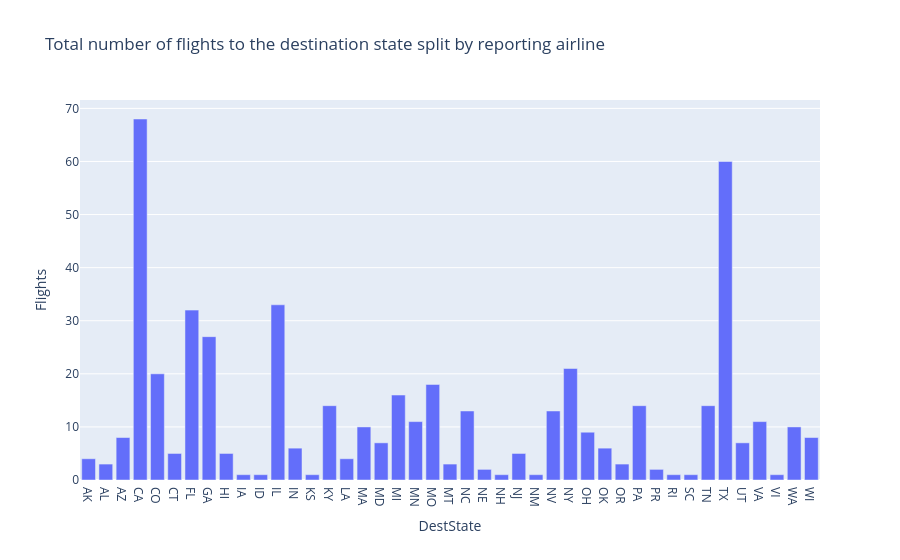

Notebook source saved alongside this figure:
### Code cell
## Write your code here
fig=go.Figure()
fig = px.bar(bar_data, x="DestState", y="Flights", title='Total number of flights to the destination state split by reporting airline') 
fig.show()

### Figure 1 — Plotly figure (JSON) as saved in the notebook; plotly's stock layout.template omitted (floating-point values rounded to 4 significant figures)
{"data": [{"alignmentgroup": "True", "hovertemplate": "DestState=%{x}<br>Flights=%{y}<extra></extra>", "legendgroup": "", "marker": {"color": "#636efa", "pattern": {"shape": ""}}, "name": "", "offsetgroup": "", "orientation": "v", "showlegend": false, "textposition": "auto", "type": "bar", "x": ["AK", "AL", "AZ", "CA", "CO", "CT", "FL", "GA", "HI", "IA", "ID", "IL", "IN", "KS", "KY", "LA", "MA", "MD", "MI", "MN", "MO", "MT", "NC", "NE", "NH", "NJ", "NM", "NV", "NY", "OH", "OK", "OR", "PA", "PR", "RI", "SC", "TN", "TX", "UT", "VA", "VI", "WA", "WI"], "xaxis": "x", "y": [4, 3, 8, 68, 20, 5, 32, 27, 5, 1, 1, 33, 6, 1, 14, 4, 10, 7, 16, 11, 18, 3, 13, 2, 1, 5, 1, 13, 21, 9, 6, 3, 14, 2, 1, 1, 14, 60, 7, 11, 1, 10, 8], "yaxis": "y"}], "layout": {"barmode": "relative", "legend": {"tracegroupgap": 0}, "title": {"text": "Total number of flights to the destination state split by reporting airline"}, "xaxis": {"anchor": "y", "domain": [0, 1], "title": {"text": "DestState"}}, "yaxis": {"anchor": "x", "domain": [0, 1], "title": {"text": "Flights"}}}}
